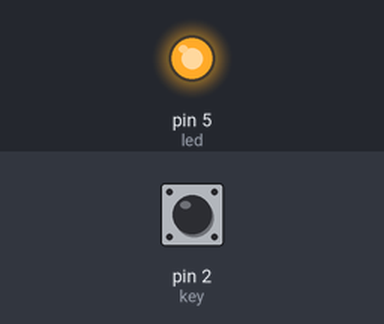
The sketch below on a simulated Arduino Uno, built with avr-gcc and run on an emulated ATmega328P. Parts: output pins drawn as LEDs (lit = HIGH). The test bench sets the inputs (shaded band); at power-on: pin 2 (key) HIGH.

Above: at 1.2 s.
1.3 s: pin 2 (key) pulled LOW for 0.15 s
At 1.37 s:
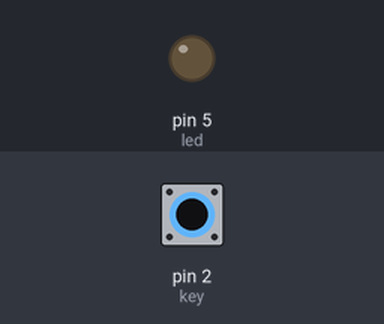
2.9 s: pin 2 (key) pulled LOW for 3.2 s
At 7.3 s:
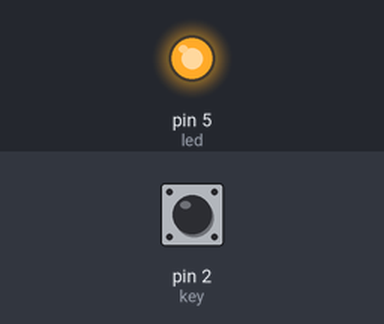
Timing chart, 0 to 8.8 s (numbered marks = the images above; inputs shaded):
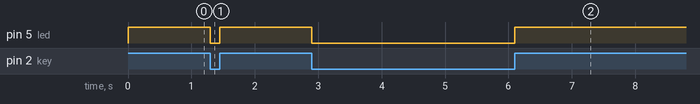

The sketch:

on-off_light.ino
```cpp
/**
 * @功能：按键-指示灯亮灭
 */
#define key 2
#define led 5
void setup() {
  pinMode(key,INPUT);
  pinMode(led,OUTPUT);
}

void loop() {
  int val=digitalRead(key);
  if(val==LOW) digitalWrite(led,LOW);
  else digitalWrite(led,HIGH);
}
```

Measured:
- after the input at 1.3 s, pin 5 (led): HIGH → LOW at once, → HIGH 0.15 s later
- after the input at 2.9 s, pin 5 (led): HIGH → LOW at once, → HIGH 3.2 s later
